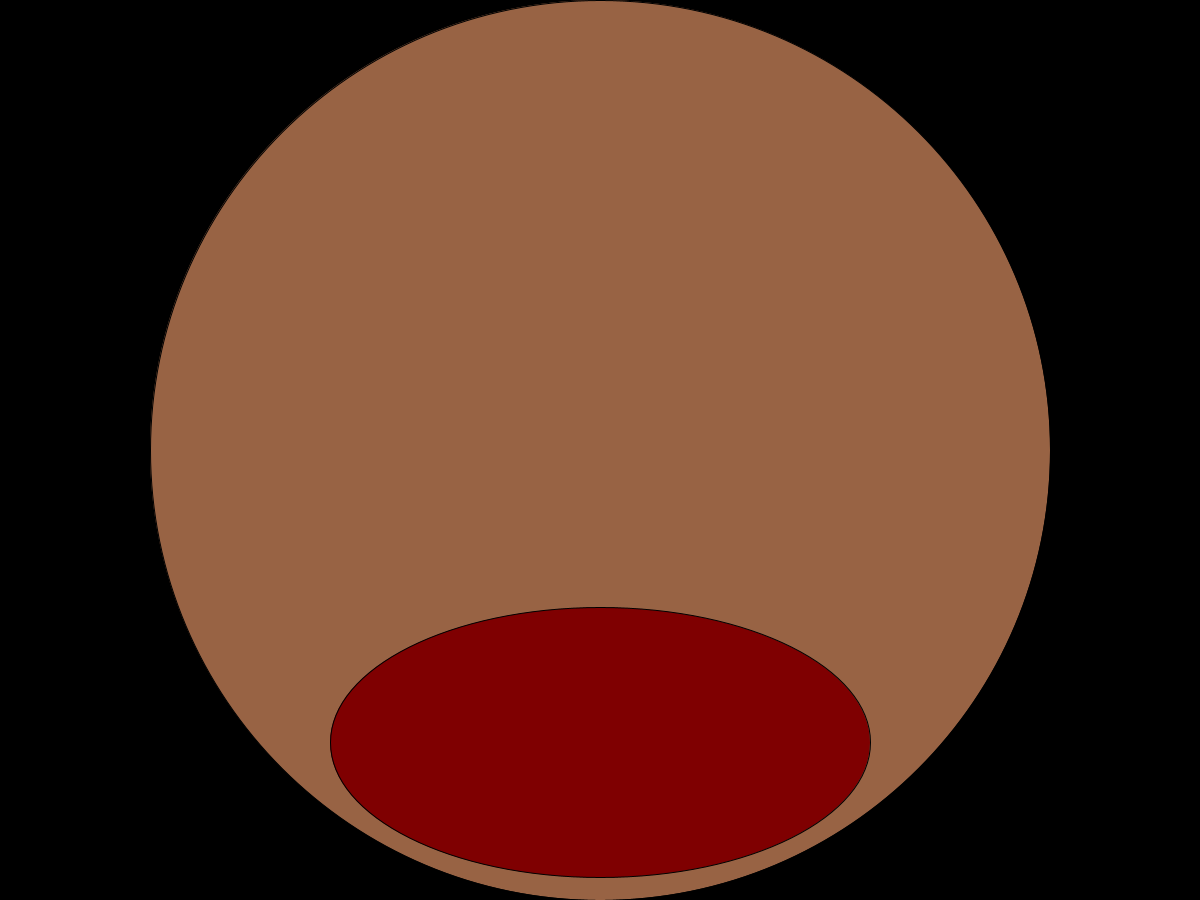
Frame 1 (no input)
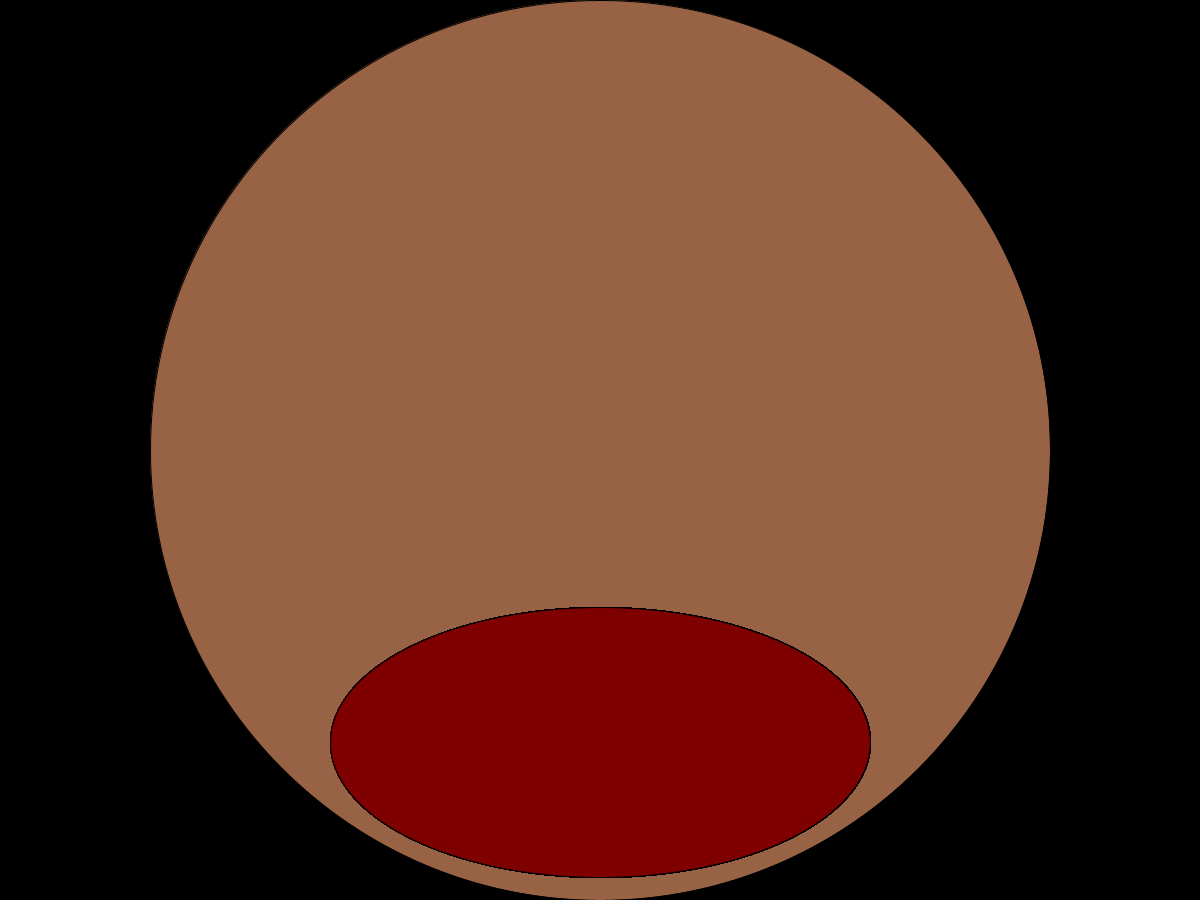
Frame 60 (the mouse pressed at the canvas centre just before this capture)
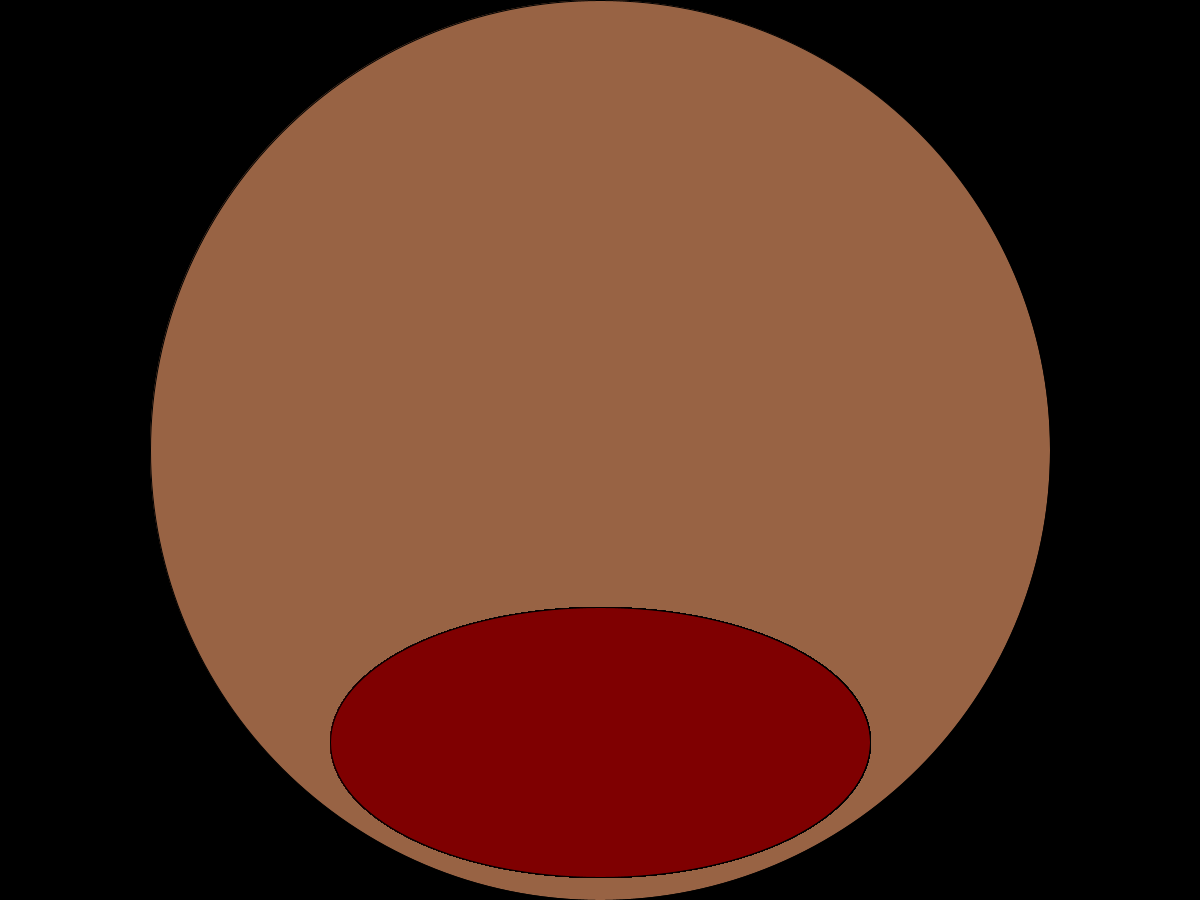
Frame 120 (the mouse held since frame 60 and released just before this capture)

The Processing sketch that drew these frames (run headless with seeded random() and noise(); from frame 60 on, the mouse is pressed at the canvas centre):

// Processing sketch: measles_teacher_version
// ── measles_teacher_version.pde
//Global Variables
int appWidth, appHeight;
float eyeX1, eyeY1, eyeD, eyeD1, eyeX2, eyeY2, eyeD2, eyeD3;
float eyeColorX1, eyeColorY1, eyeColorD1, eyeColorD2;
float eyeColorX2, eyeColorY2, eyeColorD3, eyeColorD4;
float eyeBlackX1, eyeBlackY1, eyeBlackD1, eyeBlackD2;
float eyeBlackX2, eyeBlackY2, eyeBlackD3, eyeBlackD4;
float noseX1, noseY1, noseD1, noseD2;
float noseX2, noseY2, noseD3, noseD4;
float noseShadeX1, noseShadeY1, noseShadeD1, noseShadeD2;
float noseShadeX2, noseShadeY2, noseShadeD3, noseShadeD4;
float noseX3, noseY3, noseD5, noseD6;
float mouthX1, mouthY1, mouthD1, mouthD2;
float tongueX, tongueY, tongueD1, tongueD2;
float toothX1, toothY1, toothX2, toothY2, toothWidth, toothHeight;
float freckleX1, freckleY1, freckleX2, freckleY2, freckleX3, freckleY3, freckleX4, freckleY4, freckleX5, freckleY5, freckleX6, freckleY6, freckleX7, freckleY7, freckleX8, freckleY8, freckleX9, freckleY9, freckleX10, freckleY10, freckleX11, freckleY11, freckleX12, freckleY12, freckleX13, freckleY13, freckleX14, freckleY14, freckleSize;
float textX, textY, textX2, textY2, textX3, textY3;
float quiteButtonX, quitButtonY, quitButtonWidth, quitButtonHeight;
float startX, startY, startWidth, startHeight;
color brown = #986344, red = #7f0001, blue = #7FB4BE, pink = #d1908e, yellow = #f6da60, freckle = #D07038;
color quitButtonColor, white = #FFFFFF, red2 = #FF0000;
color startButtonColor, grey = #CBC9C9;
PFont font;
int reset=1;
color resetWhite=#FFFFFF;
boolean nightMode=false;
boolean measlesStart=false;
boolean pause=false;
boolean erase=false;
//
void setup() {
  //Back Image with tint()
  //Display & Orientation
  size(1200, 900);
  displayOrientation(); 
  appWidth = width; 
  appHeight = height; 
  //
  background(0);
  //
  population();
  //
  //Theme: i.e Face
  faceSetup();
} //EndSetup
//
void draw() {
  //OS System Start Button 
  //Splash screen evel start button | Measles reset button
  //Theme: measles with different sizes and colors
  if (measlesStart==true && pause==false) measlesDynamic();
  eyes();
  nose();
  mouth();
  quitButton();
  startButton();
  reset();
  nightModeButton();
  if (measlesStart==true) pause();
  if (erase) {
    background(0);
    faceSetup();
    eyes();
    nose();
    mouth();
    quitButton();
    startButton();
    reset();
    nightModeButton();
    erase=false;
  }
} //End draw
//
void keyPressed() {
  //keyboard shortcuts
  if ( key=='N' | key=='n' ) {
    if ( nightMode==false ) {
      nightMode = true;
    } else {
      nightMode = false;
    }
  }
} //End keyPressed
//
void mousePressed() {
  //OS system start button
  //splashscreen start button 
  //quit button 
  //night mode (includes day mode)
  if ( mouseX > quiteButtonX && mouseX < quiteButtonX+quitButtonWidth && mouseY > quitButtonY && mouseY < quitButtonY+quitButtonHeight ) exit();
  if ( measlesStart==false && mouseX > startX && mouseX < startX+startWidth && mouseY > startY && mouseY < startY+startHeight ) {
    measlesStart=true;
  }
  if ( measlesStart==true && mouseX > pauseX && mouseX < pauseX+pauseWidth && mouseY > pauseY && mouseY < pauseY+pauseHeight ) {
    if (pause==false) {
      pause=true;
    } else {
      pause=false;
    }
  }
  if (mouseX > resetX && mouseX < resetX+resetWidth && mouseY > resetY && mouseY < resetY+resetHeight) erase=true;
  if (mouseX > nightModeX && mouseX < nightModeX+nightModeWidth && mouseY > nightModeY && mouseY < nightModeY+nightModeHeight) {
    if (nightMode==false) {
      nightMode=true;
    } else {
      nightMode=false;
    }
  }
} // End mousePressed
//
//End Main Program

// ── Display_Orientation.pde
Boolean landscape = false, portrait = false; //CAUTION: is landscape is false then portrait must be true
//
void displayOrientation() {
  //display orientation algorithm, see hello world copy
  landscape = true; //hardcoded for now
} //End displayOrientation
//
//End display orientation subprogram

// ── Night_Mode.pde
void nightMode() {
  println("Press N to switch on night mode and switch off night mode");
}

// ── Nightmode_Button.pde
float nightModeX, nightModeY, nightModeWidth, nightModeHeight, nightModeTextX, nightModeTextY;
color nightModeButtonColor;
//
void nightModeButton() {
  fill(nightModeButtonColor);
  rect(nightModeX, nightModeY, nightModeWidth, nightModeHeight);
  if ( mouseX > nightModeX && mouseX < nightModeX+nightModeWidth && mouseY > nightModeY && mouseY < nightModeY+nightModeHeight ) {
    nightModeButtonColor = grey; //remember nightmode
  } else {
    nightModeButtonColor = white; //remember night mode
  } //End Hover Over
  fill(0);
  if (nightMode==false) {
    textSize(20);
    text("NIGHT MODE ON", nightModeTextX, nightModeTextY);
  } else {
    textSize(18);
    text("NIGHT MODE OFF", nightModeTextX, nightModeTextY);
  }
}

// ── Quit_Button.pde
void quitButton() {
  fill(quitButtonColor);
  rect(quiteButtonX, quitButtonY, quitButtonWidth, quitButtonHeight);
  if ( mouseX > quiteButtonX && mouseX < quiteButtonX+quitButtonWidth && mouseY > quitButtonY && mouseY < quitButtonY+quitButtonHeight ) {
    quitButtonColor = red2; //remember nightmode
  } else {
    quitButtonColor = white; //remember night mode
  } //End Hover Over
  textSize(40);
  fill(0);
  text("X", textX2, textY2);
} //End quitButton
//
//End quitButton subprogram

// ── Reset_Button.pde
float resetX, resetY, resetWidth, resetHeight, textX5, textY5;
color resetButtonColor;
//
void reset() {
  fill(resetButtonColor);
  rect(resetX, resetY, resetWidth, resetHeight);
  if ( mouseX > resetX && mouseX < resetX+resetWidth && mouseY > resetY && mouseY < resetY+resetHeight ) {
    resetButtonColor = grey; //remember nightmode
  } else {
    resetButtonColor = white; //remember night mode
  } //End Hover Over
  textSize(45);
  fill(0);
  text("RESET", textX5, textY5);
} //End reset
//
//End reset subprogram

// ── Start_Button.pde
void startButton() {
  fill(startButtonColor);
  rect(startX, startY, startWidth, startHeight);
  if ( mouseX > startX && mouseX < startX+startWidth && mouseY > startY && mouseY < startY+startHeight ) {
    startButtonColor = grey; //remember nightmode
  } else {
    startButtonColor = white; //remember night mode
  } //End Hover Over
  textSize(45);
  fill(0);
  text("START", textX3, textY3);
} //End startButton
//
//End startButton subprogram

// ── Stop_Button.pde
float pauseX, pauseY, pauseWidth, pauseHeight;
float textX4, textY4;
color pauseButtonColor;
//
void pause() {
  fill(pauseButtonColor);
  rect(pauseX, pauseY, pauseWidth, pauseHeight);
  if ( mouseX > pauseX && mouseX < pauseX+pauseWidth && mouseY > pauseY && mouseY < pauseY+pauseHeight ) {
    pauseButtonColor = grey; //remember nightmode
  } else {
    pauseButtonColor = white; //remember night mode
  } //End Hover Over
  fill(0);
  if (pause==false) {
    textSize(45);
    text("PAUSE", textX4, textY4);
  } else {
    textSize(32);
    text("UNPAUSE", textX4, textY4);
  }
}

// ── eyes.pde
void eyes() {} //End eyes
//
//End eyes subprogram

// ── face.pde
float rectFaceX, rectFaceY, rectFaceWidth, rectFaceHeight;
float faceX, faceY, faceDiameter;
//
void faceSetup() {
  //Face: inscribing a circle in a square (i.e. logical rectangle)
  //Start from center of display
  fill(0);
  rect(rectFaceX, rectFaceY, rectFaceWidth, rectFaceHeight); //Logical rectangle
  fill(brown);
  ellipse(faceX, faceY, faceDiameter, faceDiameter);
  fill(freckle);
  circle(freckleX1, freckleY1, freckleSize);
  circle(freckleX2, freckleY2, freckleSize);
  circle(freckleX3, freckleY3, freckleSize);
  circle(freckleX4, freckleY4, freckleSize);
  circle(freckleX5, freckleY5, freckleSize);
  circle(freckleX6, freckleY6, freckleSize);
  circle(freckleX7, freckleY7, freckleSize);
  circle(freckleX8, freckleY8, freckleSize);
  circle(freckleX9, freckleY9, freckleSize);
  circle(freckleX10, freckleY10, freckleSize);
  circle(freckleX11, freckleY11, freckleSize);
  circle(freckleX12, freckleY12, freckleSize);
  circle(freckleX13, freckleY13, freckleSize);
  circle(freckleX14, freckleY14, freckleSize);
  textSize(50);
  fill(0);
  text("Gang Gang", textX, textY);
} //End faceSetup
//
//End face subprogram

// ── measles_dynamic.pde
void measlesDynamic() {} //End measlesDynamic
//
// End measlesDynamic subprogram

// ── mouth.pde
void mouth() {
  fill(red);
  ellipse(mouthX1, mouthY1,mouthD1, mouthD2);
  fill(pink);
  ellipse(tongueX, tongueY, tongueD1, tongueD2);
  fill(yellow);
  rect(toothX1, toothY1, toothWidth, toothHeight);
  rect(toothX2, toothY2, toothWidth, toothHeight);
} //End mouth
//
// End mouth subprogram

// ── nose.pde
void nose() {} //End nose
//
//End nose subprogram

// ── population.pde
void population() {
  //
  float centerX = appWidth * 1/2;
  float centerY = appHeight * 1/2;
  //
  float smallerDimension;
  smallerDimension = ( landscape==true ) ? height : width ; //ternary operator
  //
  rectFaceX = centerX - smallerDimension * 1/2;
  rectFaceY = appHeight * 0; 
  rectFaceWidth = smallerDimension; 
  rectFaceHeight = smallerDimension;
  faceX = centerX; 
  faceY = centerY;
  faceDiameter = smallerDimension;
  eyeX1 = appWidth * 6.5/20;
  eyeY1 = appHeight * 6/20;
  eyeD = appWidth * 6/20;
  eyeD1 = appHeight * 3.5/20;
  eyeX2 = appWidth * 13.5/20;
  eyeY2 = appHeight * 6/20;
  eyeD2 = appWidth * 6/20;
  eyeD3 = appHeight * 3.5/20;
  noseX1 = appWidth * 10/20;
  noseY1 = appHeight * 10/20;
  noseD1 = appWidth * 3/20;
  noseD2 = appHeight * 5/20;
  mouthX1 = appWidth * 10/20;
  mouthY1 = appHeight * 16.5/20;
  mouthD1 = appWidth * 9/20;
  mouthD2 = appHeight * 6/20;
  eyeColorX1 = appWidth * 6.5/20;
  eyeColorY1 = appHeight * 6/20;
  eyeColorD1 = appWidth * 2/20;
  eyeColorD2 = appHeight * 2.5/20;
  eyeColorX2 = appWidth * 13.5/20;
  eyeColorY2 = appHeight * 6/20;
  eyeColorD3 = appWidth * 2/20;
  eyeColorD4 = appHeight * 2.5/20;
  eyeBlackX1 = appWidth * 6.5/20;
  eyeBlackY1 = appHeight * 6/20;
  eyeBlackD1 = appWidth * 1/20;
  eyeBlackD2 = appHeight *1.3/20;
  eyeBlackX2 = appWidth * 13.5/20;
  eyeBlackY2 = appHeight * 6/20;
  eyeBlackD3 = appWidth * 1/20;
  eyeBlackD4 = appHeight * 1.3/20;
  noseX2 = appWidth * 8.9/20;
  noseY2 = appHeight * 12/20;
  noseD3 = appWidth * 2/20;
  noseD4 = appHeight * 2.5/20;
  noseShadeX1 = appWidth * 8.9/20;
  noseShadeY1 = appHeight * 12.2/20;
  noseShadeD1 = appWidth * 1/20;
  noseShadeD2 = appHeight * 1/20;
  noseX3 = appWidth * 11.1/20;
  noseY3 = appHeight * 12/20;
  noseD5 = appWidth * 2/20;
  noseD6 = appHeight * 2.5/20;
  //
} //End population
//
//End population subprogram
